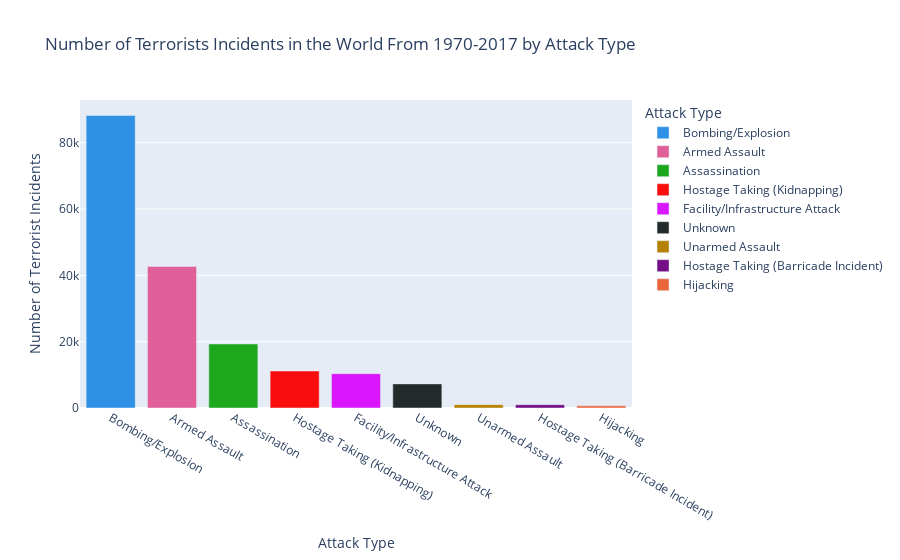

Notebook code for this chart:
### Code cell
bar=px.bar(x=df6['attacktype1_txt'],y=df6['eventid'],color=df6['attacktype1_txt'], color_discrete_sequence=px.colors.qualitative.Dark24,
           title='Number of Terrorists Incidents in the World From 1970-2017 by Attack Type',
          labels={
              'x':'Attack Type',
              'y':'Number of Terrorist Incidents',
              'color':'Attack Type'
          })
bar.show()

### Figure 1 — Plotly figure (JSON) as saved in the notebook; plotly's stock layout.template omitted (floating-point values rounded to 4 significant figures)
{"data": [{"alignmentgroup": "True", "hovertemplate": "Attack Type=%{x}<br>Number of Terrorist Incidents=%{y}<extra></extra>", "legendgroup": "Bombing/Explosion", "marker": {"color": "#2E91E5", "pattern": {"shape": ""}}, "name": "Bombing/Explosion", "offsetgroup": "Bombing/Explosion", "orientation": "v", "showlegend": true, "textposition": "auto", "type": "bar", "x": ["Bombing/Explosion"], "xaxis": "x", "y": [88255], "yaxis": "y"}, {"alignmentgroup": "True", "hovertemplate": "Attack Type=%{x}<br>Number of Terrorist Incidents=%{y}<extra></extra>", "legendgroup": "Armed Assault", "marker": {"color": "#E15F99", "pattern": {"shape": ""}}, "name": "Armed Assault", "offsetgroup": "Armed Assault", "orientation": "v", "showlegend": true, "textposition": "auto", "type": "bar", "x": ["Armed Assault"], "xaxis": "x", "y": [42669], "yaxis": "y"}, {"alignmentgroup": "True", "hovertemplate": "Attack Type=%{x}<br>Number of Terrorist Incidents=%{y}<extra></extra>", "legendgroup": "Assassination", "marker": {"color": "#1CA71C", "pattern": {"shape": ""}}, "name": "Assassination", "offsetgroup": "Assassination", "orientation": "v", "showlegend": true, "textposition": "auto", "type": "bar", "x": ["Assassination"], "xaxis": "x", "y": [19312], "yaxis": "y"}, {"alignmentgroup": "True", "hovertemplate": "Attack Type=%{x}<br>Number of Terrorist Incidents=%{y}<extra></extra>", "legendgroup": "Hostage Taking (Kidnapping)", "marker": {"color": "#FB0D0D", "pattern": {"shape": ""}}, "name": "Hostage Taking (Kidnapping)", "offsetgroup": "Hostage Taking (Kidnapping)", "orientation": "v", "showlegend": true, "textposition": "auto", "type": "bar", "x": ["Hostage Taking (Kidnapping)"], "xaxis": "x", "y": [11158], "yaxis": "y"}, {"alignmentgroup": "True", "hovertemplate": "Attack Type=%{x}<br>Number of Terrorist Incidents=%{y}<extra></extra>", "legendgroup": "Facility/Infrastructure Attack", "marker": {"color": "#DA16FF", "pattern": {"shape": ""}}, "name": "Facility/Infrastructure Attack", "offsetgroup": "Facility/Infrastructure Attack", "orientation": "v", "showlegend": true, "textposition": "auto", "type": "bar", "x": ["Facility/Infrastructure Attack"], "xaxis": "x", "y": [10356], "yaxis": "y"}, {"alignmentgroup": "True", "hovertemplate": "Attack Type=%{x}<br>Number of Terrorist Incidents=%{y}<extra></extra>", "legendgroup": "Unknown", "marker": {"color": "#222A2A", "pattern": {"shape": ""}}, "name": "Unknown", "offsetgroup": "Unknown", "orientation": "v", "showlegend": true, "textposition": "auto", "type": "bar", "x": ["Unknown"], "xaxis": "x", "y": [7276], "yaxis": "y"}, {"alignmentgroup": "True", "hovertemplate": "Attack Type=%{x}<br>Number of Terrorist Incidents=%{y}<extra></extra>", "legendgroup": "Unarmed Assault", "marker": {"color": "#B68100", "pattern": {"shape": ""}}, "name": "Unarmed Assault", "offsetgroup": "Unarmed Assault", "orientation": "v", "showlegend": true, "textposition": "auto", "type": "bar", "x": ["Unarmed Assault"], "xaxis": "x", "y": [1015], "yaxis": "y"}, {"alignmentgroup": "True", "hovertemplate": "Attack Type=%{x}<br>Number of Terrorist Incidents=%{y}<extra></extra>", "legendgroup": "Hostage Taking (Barricade Incident)", "marker": {"color": "#750D86", "pattern": {"shape": ""}}, "name": "Hostage Taking (Barricade Incident)", "offsetgroup": "Hostage Taking (Barricade Incident)", "orientation": "v", "showlegend": true, "textposition": "auto", "type": "bar", "x": ["Hostage Taking (Barricade Incident)"], "xaxis": "x", "y": [991], "yaxis": "y"}, {"alignmentgroup": "True", "hovertemplate": "Attack Type=%{x}<br>Number of Terrorist Incidents=%{y}<extra></extra>", "legendgroup": "Hijacking", "marker": {"color": "#EB663B", "pattern": {"shape": ""}}, "name": "Hijacking", "offsetgroup": "Hijacking", "orientation": "v", "showlegend": true, "textposition": "auto", "type": "bar", "x": ["Hijacking"], "xaxis": "x", "y": [659], "yaxis": "y"}], "layout": {"barmode": "relative", "legend": {"title": {"text": "Attack Type"}, "tracegroupgap": 0}, "title": {"text": "Number of Terrorists Incidents in the World From 1970-2017 by Attack Type"}, "xaxis": {"anchor": "y", "domain": [0, 1], "title": {"text": "Attack Type"}}, "yaxis": {"anchor": "x", "domain": [0, 1], "title": {"text": "Number of Terrorist Incidents"}}}}
